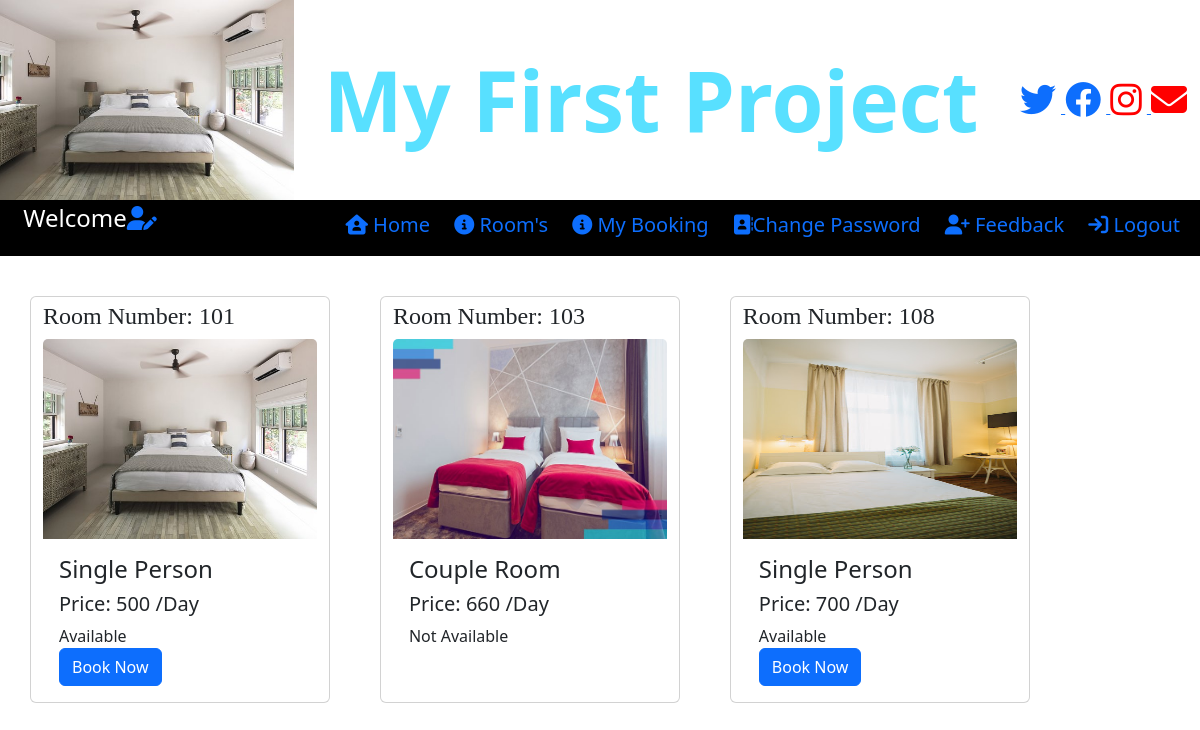
/view_room_user, run on the app's committed database.
### room/models.py (models this page shows)
class Room(models.Model):
    room_no = models.CharField(max_length=20,null=True,unique=True)
    image = models.FileField(null=True)
    type = models.CharField(max_length=30,null=True)
    status = models.CharField(max_length=30,null=True)
    price = models.CharField(max_length=20,null=True)

### room/views.py (the view)
# urls.py: path('view_room_user',view_room_user,name='view_room_user'),
def view_room_user(request):
    data = Room.objects.all()
    d = {'data':data}
    return render(request,'view_room_user.html',d)

### room/templates/view_room_user.html (shortened to what this page needs)
{% load static %}
{% block body %}
{% include 'user_navigation.html' %}
<div class="container mt-4">
<div class="row">
    {% for i in data %}
    <div class="card float col-3 mt-3 mb-2 " style="width:300px">
        <h3><font face="mv boli" size="5">Room Number: {{i.room_no}}</font></h3>
        <img class="card-img-top" src="{{i.image.url}}" alt="Card image" height="200px">
        <div class="card-body">
          <h4 class="card-title">{{i.type}}</h4>
          <h5 class="card-title">Price: {{i.price}} /Day</h5>
            <div class="row">
                <div class="form-group col-md-6" >
                    <p class="card-text">{{i.status}}</p>
                </div>
            </div>
          {% if i.status == "Available" %}
            <a href="{% url 'book_room' i.id %}" class="btn btn-primary">Book Now</a>
          {% endif %}
        </div>
    </div>
{% endfor %}
    </div>
</div>
{% endblock %}

### data on the page
Room: room_no "101", image (picture), type "Single Person", price "500", status "Available", shows "Book Now"
Room: room_no "103", image (picture), type "Couple Room", price "660", status "Not Available"
Room: room_no "108", image (picture), type "Single Person", price "700", status "Available", shows "Book Now"
